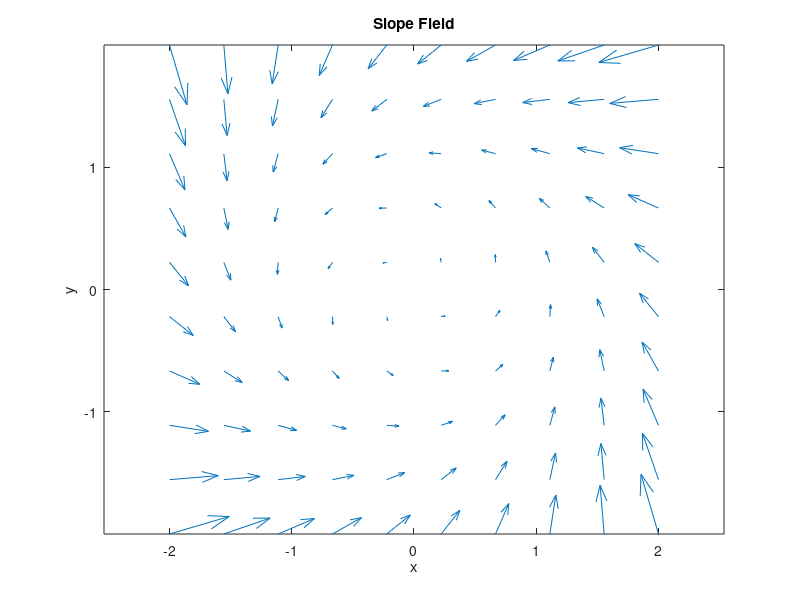

This figure's MATLAB source: (Note: this script raises an error after producing the figure.)
clear all;
interval_start = -2;
interval_end = 2;
% Define the system of differential equations
dxdt = @(x, y) -y + x*(1 - sqrt(x^2 + y^2));
dydt = @(x, y) x + y*(1 - sqrt(x^2 + y^2));

% Second-order Runge-Kutta method
rk2 = @(f, x, y, h) y + h/2 * (f(x, y) + f(x + h, y + h * f(x, y)));

% Define the range and step size for plotting
x_range = linspace(interval_start,interval_end , 10);
y_range = linspace(interval_start,interval_end , 10);
[X, Y] = meshgrid(x_range, y_range);

% Calculate slopes at each point using the defined system of equations
U = zeros(size(X));
V = zeros(size(Y));
for i = 1:numel(X)
    U(i) = dxdt(X(i), Y(i));
    V(i) = dydt(X(i), Y(i));
end

% Plot the slope field
quiver(X, Y, U, V);
hold on;
title('Slope Field');
xlabel('x');
ylabel('y');
axis tight equal;

% Optionally, draw approximate solutions using the Runge-Kutta method
% Initial conditions for approximate solutions
initial_conditions = [
 0.5, 0.5];
%-0.5, -0.5;
% 1, 0;
%-1, 0;
 %0, 1;
% 0, -1];

% Iterate through initial conditions and plot approximate solutions
for i = 1:size(initial_conditions, 1)
    x0 = initial_conditions(i, 1);
    y0 = initial_conditions(i, 2);
    h = 0.05; % Step size
    num_steps =  abs(interval_start,interval_end ) / h;
    x = x0;
    y = y0;
    for j = 1:num_steps
        x_next = rk2(dxdt, x, y, h);
        y_next = rk2(dydt, y, x, h);
        plot([x, x_next], [y, y_next], 'r');
        x = x_next;
        y = y_next;
    end
end
